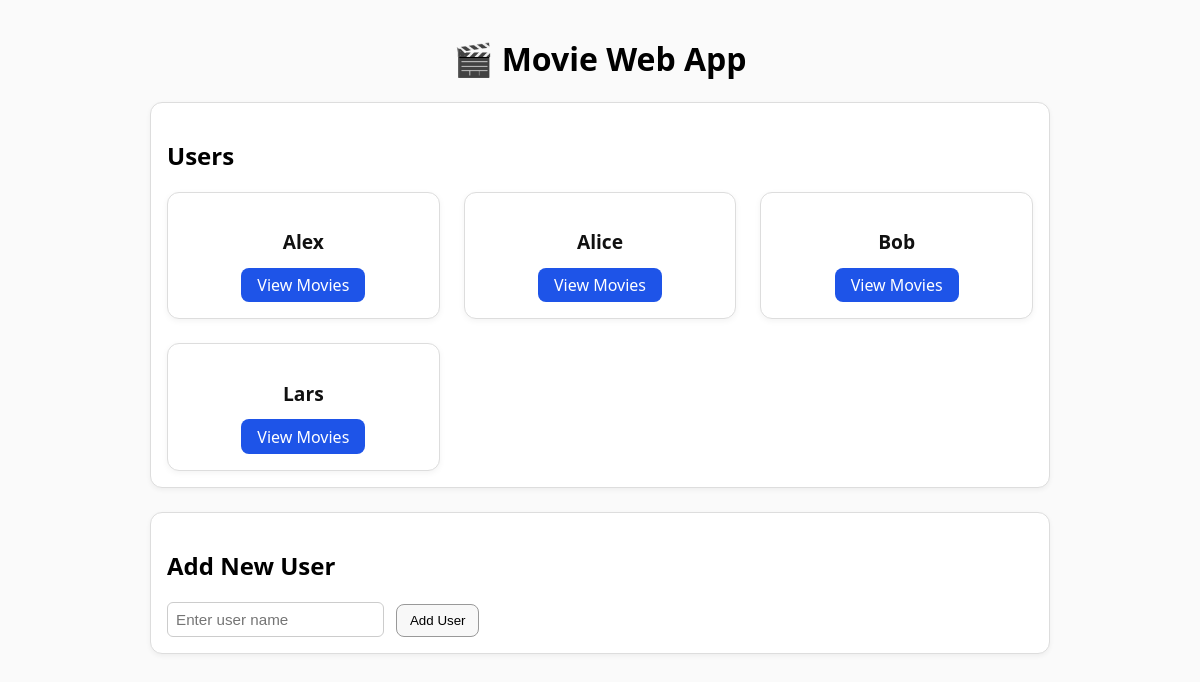
Before: / with the older database file.
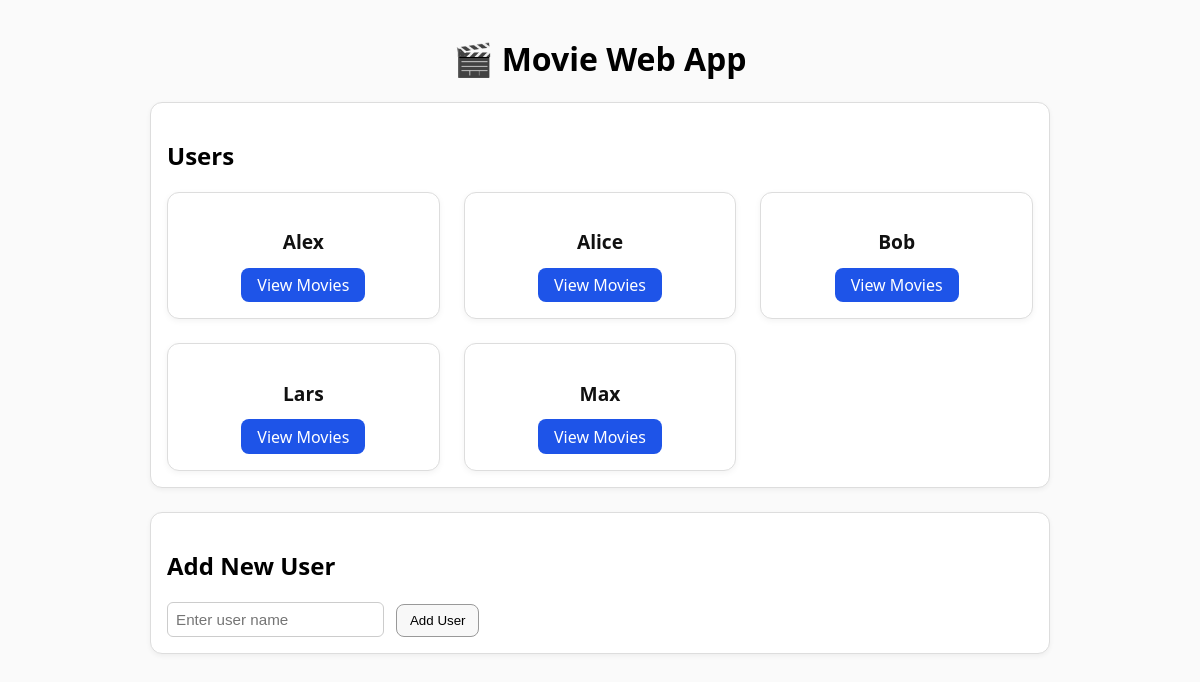
After: the same page with the newer database file.
### models.py (models this page shows, shortened)
class User(db.Model):
    __tablename__ = 'users'
    id = db.Column(db.Integer, primary_key=True, autoincrement=True)
    name = db.Column(db.String(100), unique=True, nullable=False)
    movies = db.relationship('Movie', backref='user', lazy=True, cascade="all, delete")

### app.py (the view)
@app.route('/')
def home():
    try:
        users = data_manager.get_users()
        app.logger.info("Loaded home page with %d users.", len(users))
        return render_template('index.html', users=users)
    except Exception as e:
        app.logger.error("Error loading home page: %s", e, exc_info=True)
        flash("Error while loading home page.")
        return render_template('index.html', users=[])

### data_manager.py (called while the page is built)
    def get_users(self):
        users = User.query.order_by(User.name.asc()).all()
        app.logger.info("Fetched %d users.", len(users))
        return users

### templates/index.html (shortened to what this page needs)
{% extends "base.html" %}
{% block content %}
<section class="card">
    <h2>Users</h2>
    {% if users %}
    <div class="user-grid">
        {% for user in users %}
        <div class="user-card">
            <h3>{{ user.name }}</h3>
            <a href="{{ url_for('user_movies', user_id=user.id) }}" class="view-btn">View Movies</a>
        </div>
        {% endfor %}
    </div>
    {% else %}
        <p>No users yet. Add one below!</p>
    {% endif %}
</section>
<section class="card">
    <h2>Add New User</h2>
    <form action="{{ url_for('create_user') }}" method="POST" class="add-user-form">
        <input type="text" name="name" placeholder="Enter user name" required>
        <button type="submit">Add User</button>
    </form>
</section>
{% endblock %}

Changed rows visible on the page:
added User: name "Max"
